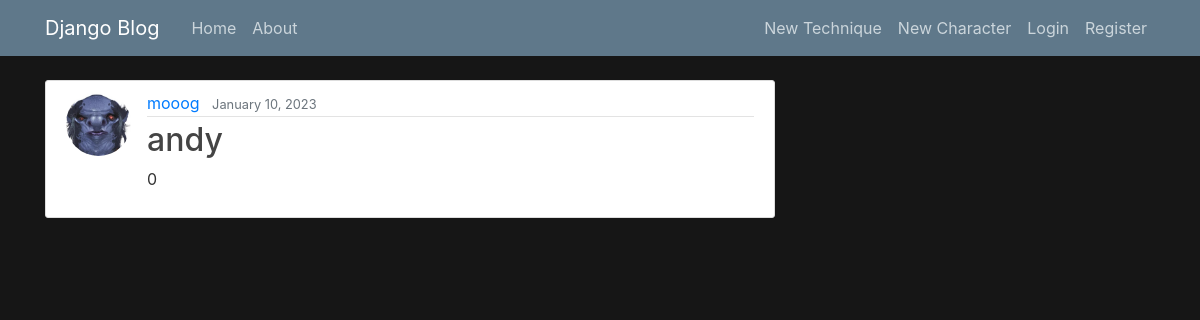
The app's page /unlimited/character/andy/ with its own data.
### unlimited/models.py (models this page shows, shortened)
class Character(models.Model):
    name = models.CharField(max_length=100,unique=True)
    last_modified = models.DateTimeField(auto_now=True)
    date_created = models.DateTimeField(default=timezone.now)
    player = models.ForeignKey(User,on_delete=models.PROTECT)
    level = models.IntegerField()
    image = models.ImageField(default="default.jpg",upload_to="character_art",blank=True)
    slug = models.SlugField(null=True,unique=True)

### unlimited/views.py (the view)
# urls.py: path('character/<slug:slug>/',CharacterDetailView.as_view(),name="character-detail"),
class CharacterDetailView(DetailView):
    model = Character

### unlimited/templates/unlimited/character_detail.html (shortened to what this page needs)
{% extends "unlimited/base.html" %}
{% block content %}
    <article class="media content-section">
        <img class="rounded-circle article-img" src="{{object.image.url}}">
        <div class="media-body">
        <div class="article-metadata">
            <a class="mr-2" href="{% url "user-techniques" object.player.username %}">{{ object.player }}</a>
            <small class="text-muted">{{ object.date_created|date:"F j, Y" }}</small>
        </div>
        <h2 class="article-title"> {{ object.name }}</h2>
        <p class="article-content">{{ object.level }}</p>
        </div>
    </article>
{% endblock content%}

### unlimited/static/unlimited/main.css (style rules this page uses)
body { background: #161616 !important; color: #333333; margin-top: 5rem; }
h1, h2, h3, h4, h5, h6 { color: #444444; }
.content-section { background: #ffffff; padding: 10px 20px; border: 1px solid #dddddd; border-radius: 3px; margin-bottom: 20px; }
.article-title { color: #444444; }
.article-content { white-space: pre-line; }
.article-img { height: 65px; width: 65px; margin-right: 16px; }
.article-metadata { padding-bottom: 1px; margin-bottom: 4px; border-bottom: 1px solid #e3e3e3 }

### records on screen
Character: image (placeholder picture), player "mooog", date_created "January 10, 2023", name "andy", level "0"
